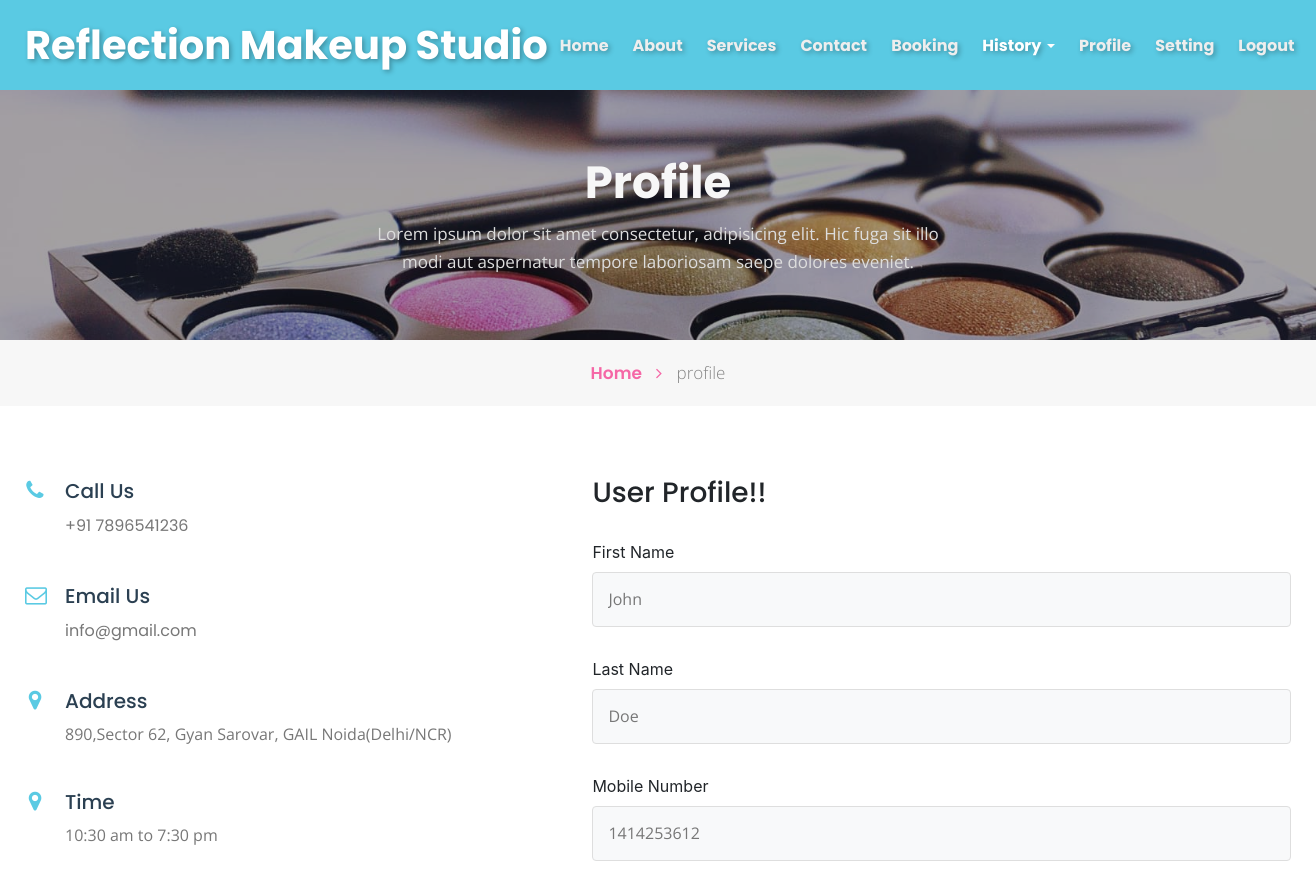
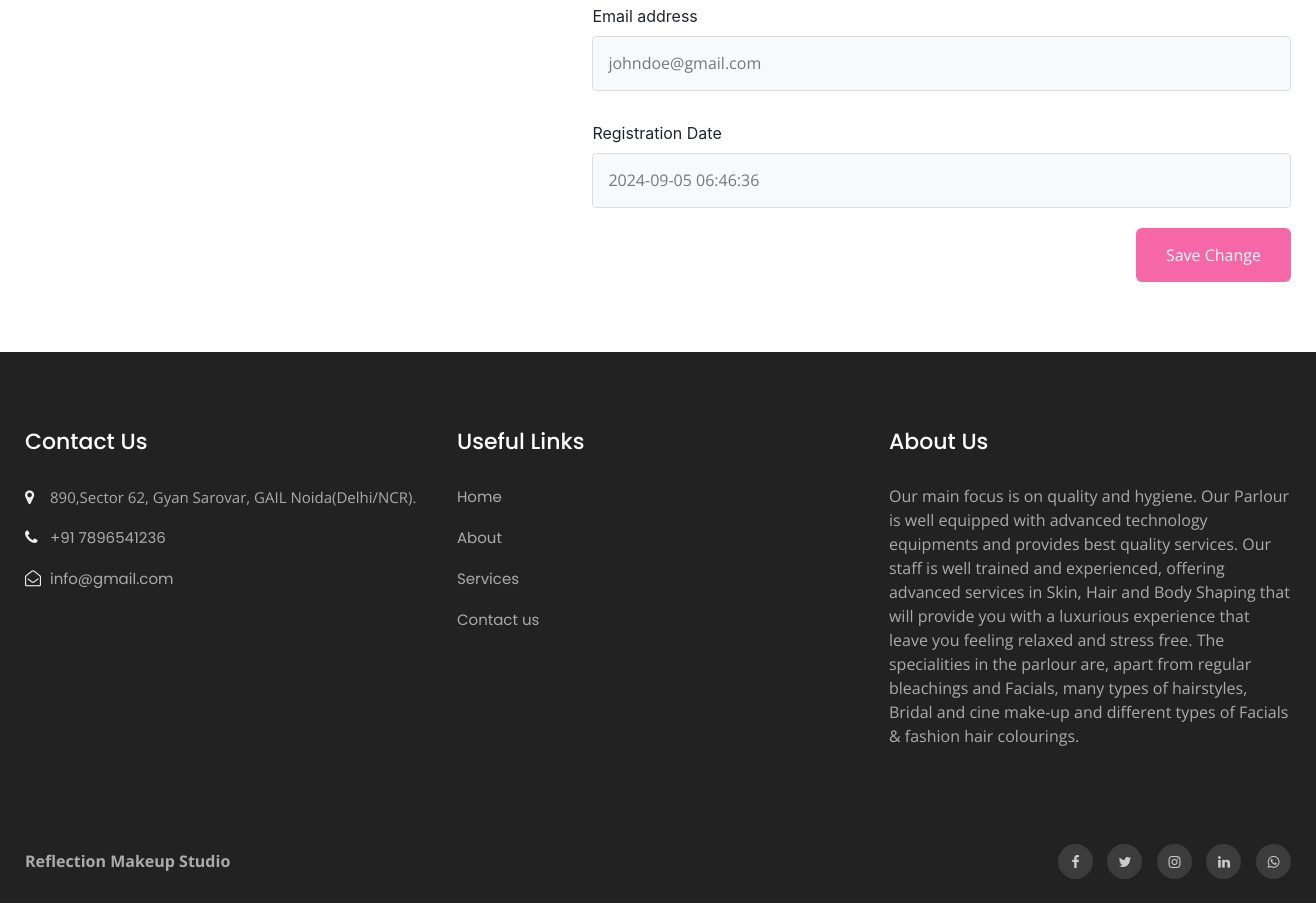
The page /rms/profile.php (signed in) on the database its author committed (2 pictures, top to bottom).
### tables this page shows
CREATE TABLE `tblpage` (
  `ID` int(10) NOT NULL,
  `PageType` varchar(200) DEFAULT NULL,
  `PageTitle` mediumtext DEFAULT NULL,
  `PageDescription` mediumtext DEFAULT NULL,
  `Email` varchar(200) DEFAULT NULL,
  `MobileNumber` bigint(10) DEFAULT NULL,
  `UpdationDate` date DEFAULT NULL,
  `Timing` varchar(200) NOT NULL
);

CREATE TABLE `tbluser` (
  `ID` int(10) NOT NULL,
  `FirstName` varchar(120) DEFAULT NULL,
  `LastName` varchar(250) DEFAULT NULL,
  `MobileNumber` bigint(10) DEFAULT NULL,
  `Email` varchar(120) DEFAULT NULL,
  `Password` varchar(120) DEFAULT NULL,
  `RegDate` timestamp NULL DEFAULT current_timestamp()
);

### rms/profile.php (the view, shortened to what this page needs)
<?php
include('includes/dbconnection.php');
if (strlen($_SESSION['bpmsuid']==0)) {
  header('location:logout.php');
  } else{
  ?>
<!doctype html>
<html lang="en">
  <head>
    <link rel="stylesheet" href="assets/css/style-starter.css">
  </head>
  <body id="home">
<?php include_once('includes/header.php');?>
<section class="w3l-inner-banner-main">
    <div class="about-inner contact ">
        <div class="container">
            <div class="main-titles-head text-center">
            <h3 class="header-name " style="font-weight: bold;">
 Profile
            </h3>
            <p class="tiltle-para ">Lorem ipsum dolor sit amet consectetur, adipisicing elit. Hic fuga sit illo modi aut aspernatur tempore laboriosam saepe dolores eveniet.</p>
        </div>
</div>
</div>
<div class="breadcrumbs-sub">
<div class="container">
<ul class="breadcrumbs-custom-path">
    <li class="right-side propClone"><a href="index.php" class="">Home <span class="fa fa-angle-right" aria-hidden="true"></span></a> <p></li>
    <li class="active ">
        profile</li>
</ul>
</div>
</div>
</section>
<section class="w3l-contact-info-main" id="contact">
    <div class="contact-sec	">
        <div class="container">
            <div class="d-grid contact-view">
                <div class="cont-details">
                    <?php
$ret=mysqli_query($con,"select * from tblpage where PageType='contactus' ");
while ($row=mysqli_fetch_array($ret)) {
?>
                    <div class="cont-top">
                        <div class="cont-left text-center">
                            <span class="fa fa-phone text-primary"></span>
                        </div>
                        <div class="cont-right">
                            <h6>Call Us</h6>
                            <p class="para"><a href="tel:<?php  echo $row['MobileNumber'];?>">+91 <?php  echo $row['MobileNumber'];?></a></p>
                        </div>
                    </div>
                    <div class="cont-top margin-up">
                        <div class="cont-left text-center">
                            <span class="fa fa-envelope-o text-primary"></span>
                        </div>
                        <div class="cont-right">
                            <h6>Email Us</h6>
                            <p class="para"><a href="mailto:<?php  echo $row['Email'];?>" class="mail"><?php  echo $row['Email'];?></a></p>
                        </div>
                    </div>
                    <div class="cont-top margin-up">
                        <div class="cont-left text-center">
                            <span class="fa fa-map-marker text-primary"></span>
                        </div>
                        <div class="cont-right">
                            <h6>Address</h6>
                            <p class="para"> <?php  echo $row['PageDescription'];?></p>
                        </div>
                    </div>
                    <div class="cont-top margin-up">
                        <div class="cont-left text-center">
                            <span class="fa fa-map-marker text-primary"></span>
                        </div>
                        <div class="cont-right">
                            <h6>Time</h6>
                            <p class="para"> <?php  echo $row['Timing'];?></p>
                        </div>
                    </div>
               <?php } ?> </div>
                <div class="map-content-9 mt-lg-0 mt-4">
                    <h3>User Profile!!</h3>
                    <form method="post" name="signup" onsubmit="return checkpass();">
<?php
$uid=$_SESSION['bpmsuid'];
$ret=mysqli_query($con,"select * from tbluser where ID='$uid'");
while ($row=mysqli_fetch_array($ret)) {
?>
                        <div style="padding-top: 30px;">
                            <label>First Name</label>
                            <input type="text" class="form-control" name="firstname" value="<?php  echo $row['FirstName'];?>" required="true"></div>
                           <div style="padding-top: 30px;">
                            <label>Last Name</label>
                            <input type="text" class="form-control" name="lastname" value="<?php  echo $row['LastName'];?>" required="true">
                        </div>
                        <div style="padding-top: 30px;">
                            <label>Mobile Number</label>
                           <input type="text" class="form-control" name="mobilenumber" value="<?php  echo $row['MobileNumber'];?>"  readonly="true"></div>
                           <div style="padding-top: 30px;">
                            <label>Email address</label>
                            <input type="text" class="form-control" name="email" value="<?php  echo $row['Email'];?>"  readonly="true">
                        </div>
                         <div style="padding-top: 30px;">
                            <label>Registration Date</label>
                           <input type="text" class="form-control" name="regdate" value="<?php  echo $row['RegDate'];?>"  readonly="true">
                       </div>
                      <?php }?>
                        <button type="submit" class="btn btn-contact" name="submit">Save Change</button>
                    </form>
                </div>
    </div>
    </div></div>
</section>
<?php include_once('includes/footer.php');?>
</body>
</html><?php } ?>

### rms/includes/footer.php (shortened to what this page needs)
<section class="w3l-footer-29-main">
    <div class="footer-29 py-5">
      <div class="container py-lg-4">
        <div class="row footer-top-29">
          <div class="col-lg-4 col-md-6 col-sm-8 footer-list-29 footer-1">
            <h6 class="footer-title-29">Contact Us</h6>
            <ul>
              <?php
$ret=mysqli_query($con,"select * from tblpage where PageType='contactus' ");
while ($row=mysqli_fetch_array($ret)) {
?>
              <li>
                <span class="fa fa-map-marker"></span> <p><?php  echo $row['PageDescription'];?>.</p>
              </li>
              <li><span class="fa fa-phone"></span><a href="tel:<?php  echo $row['MobileNumber'];?>"> +91 <?php  echo $row['MobileNumber'];?></a></li>
              <li><span class="fa fa-envelope-open-o"></span><a href="mailto:<?php  echo $row['Email'];?>" class="mail">
                  <?php  echo $row['Email'];?></a></li><?php } ?>
            </ul>
          </div>
          <div class="col-lg-4 col-md-6 col-sm-4 footer-list-29 footer-2 ">
            <ul>
              <h6 class="footer-title-29">Useful Links</h6>
              <li><a href="index.php">Home</a></li>
              <li><a href="about.php">About</a></li>
              <li><a href="services.php"> Services</a></li>
              <li><a href="contact.php">Contact us</a></li>
            </ul>
          </div>
          <div class="col-lg-4 col-md-6 col-sm-7 footer-list-29 footer-4" style="color: #ababab;">
            <?php
$ret=mysqli_query($con,"select * from tblpage where PageType='aboutus' ");
while ($row=mysqli_fetch_array($ret)) {
?>
            <h6 class="footer-title-29"><?php  echo $row['PageTitle'];?> </h6>
            <p><?php  echo $row['PageDescription'];?></p><?php } ?>
          </div>
        </div>
      </div>
    </div>
  </section>
  <section class="w3l-footer-29-main w3l-copyright">
    <div class="container">
      <div class="row bottom-copies">
      <p class="col-lg-8 copy-footer-29" style="font-weight: bold;">Reflection Makeup Studio</p>
        <div class="col-lg-4 main-social-footer-29">
          <a href="https://www.facebook.com/inayat.shaikh.982845/" class="facebook" target="_blank"><span class="fa fa-facebook"></span></a>
          <a href="#twitter" class="twitter" target="_blank"><span class="fa fa-twitter"></span></a>
          <a href="https://www.instagram.com/reflection_make_up_studio?igsh=a2FnMW0zM3EwbDUy" class="instagram" target="_blank"><span class="fa fa-instagram"></span></a>
          <a href="#linkedin" class="linkedin" target="_blank"><span class="fa fa-linkedin"></span></a>
          <a href="https://wa.me/7620910700" class="whatsapp" target="_blank" rel="noopener noreferrer"><span class="fa fa-whatsapp"></span></a>
        </div>
      </div>
    </div>
  </section>

### rows shown on the page
tblpage: MobileNumber "7896541236", Email "info@gmail.com", PageDescription "890,Sector 62, Gyan Sarovar, GAIL Noida(Delhi/NCR)", Timing "10:30 am to 7:30 pm"
tbluser: firstname "John", lastname "Doe", mobilenumber "1414253612", email "johndoe@gmail.com", regdate "2024-09-05 06:46:36"
tblpage: PageTitle "About Us", PageDescription "Our main focus is on quality and hygiene. Our Parlour is well equipped with advanced technology equipments and provides best quality services. Our staff is well trained and experienced, offering advanced services in Skin, Hair and Body Shaping that will provide you with a luxurious experience that leave you feeling relaxed and stress free. The specialities in the parlour are, apart from regular bleachings and Facials, many types of hairstyles, Bridal and cine make-up and different types of Facials & fashion hair colourings."
